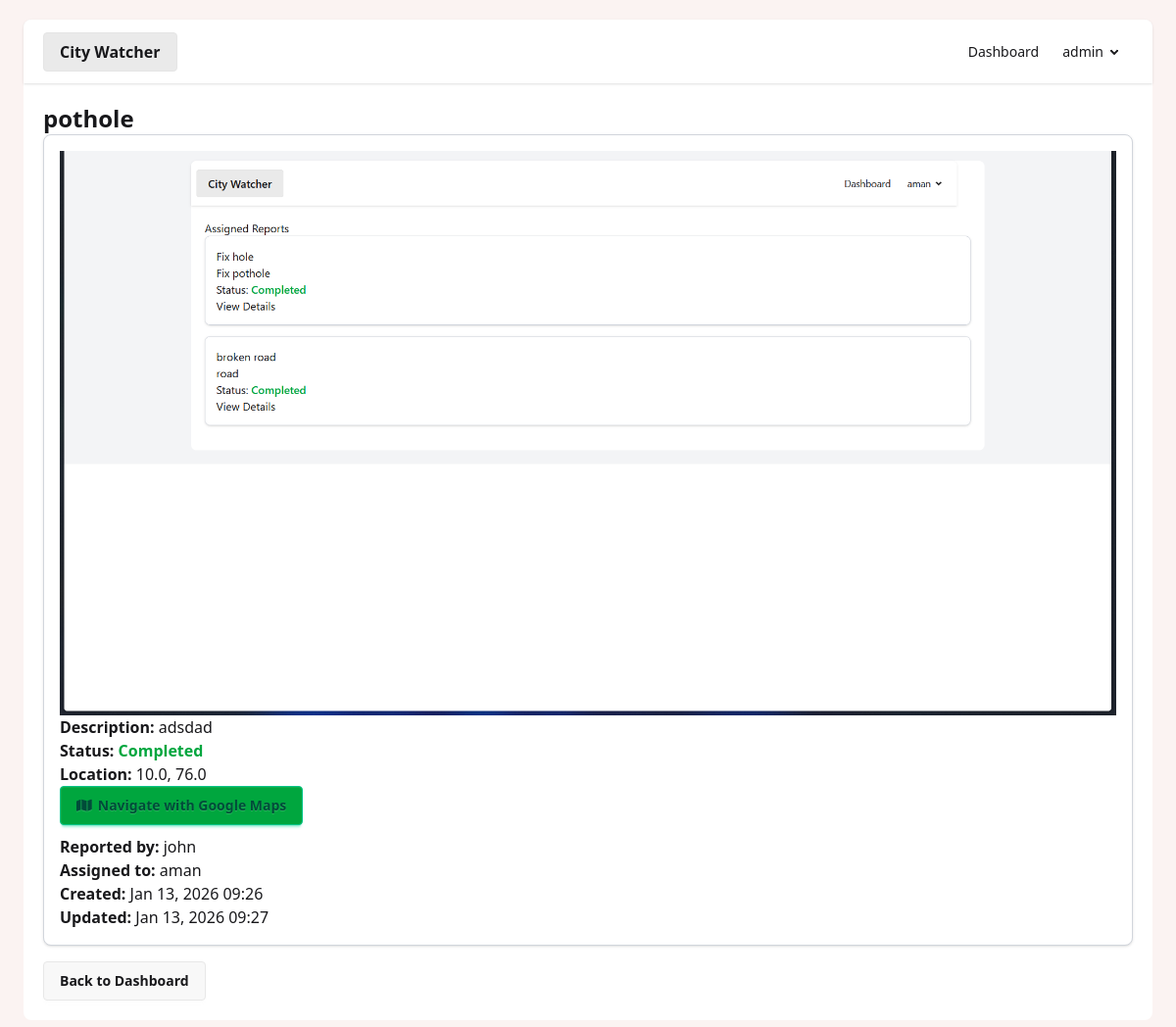
The app's page /report/4/ (signed in) with its own data.
### citywatcherApp/models.py (models this page shows, shortened)
class Report(models.Model):
    STATUS_CHOICES = (
        ('pending', 'Pending'),
        ('assigned', 'Assigned'),
        ('completed', 'Completed'),
    )
    title = models.CharField(max_length=200)
    description = models.TextField()
    image = models.ImageField(upload_to='reports/')
    latitude = models.FloatField()
    longitude = models.FloatField()
    status = models.CharField(max_length=20, choices=STATUS_CHOICES, default='pending')
    citizen = models.ForeignKey(User, on_delete=models.CASCADE, related_name='reports')
    worker = models.ForeignKey(User, on_delete=models.SET_NULL, null=True, blank=True, related_name='assigned_reports')
    created_at = models.DateTimeField(auto_now_add=True)
    updated_at = models.DateTimeField(auto_now=True)

### citywatcherApp/views.py (the view)
# urls.py: path('report/<int:report_id>/', views.report_detail, name='report_detail'),
@login_required
def report_detail(request, report_id):
    report = get_object_or_404(Report, id=report_id)
    profile = UserProfile.objects.get(user=request.user)
    return render(request, 'report_detail.html', {
        'report': report,
        'user_type': profile.user_type
    })

### templates/report_detail.html
{% extends 'base.html' %}
{% block content %}
<h1 class="text-2xl font-bold">{{ report.title }}</h1>
<div class="report-card">
    <img src="{{ report.image.url }}" alt="{{ report.title }}">
    <p><strong>Description:</strong> {{ report.description }}</p>
    <p><strong>Status:</strong> <span class="status-{{ report.status }}">{{ report.get_status_display }}</span></p>
    <p><strong>Location:</strong> {{ report.latitude }}, {{ report.longitude }}</p>
    <a href="https://www.google.com/maps/dir/?api=1&destination={{ report.latitude }},{{ report.longitude }}"
        target="_blank" class="btn btn-success" style="margin-bottom: 10px;">
        <i class="fa-solid fa-map"></i>Navigate with Google Maps
    </a>
    <p><strong>Reported by:</strong> {{ report.citizen.username }}</p>
    {% if report.worker %}
    <p><strong>Assigned to:</strong> {{ report.worker.username }}</p>
    {% endif %}
    <p><strong>Created:</strong> {{ report.created_at|date:"M d, Y H:i" }}</p>
    <p><strong>Updated:</strong> {{ report.updated_at|date:"M d, Y H:i" }}</p>
</div>
<a href="{% url 'dashboard' %}" class="btn">Back to Dashboard</a>
{% endblock %}

### templates/base.html (shortened to what this page needs)
<!DOCTYPE html>
<html>
<head>
    <link href="https://cdn.jsdelivr.net/npm/daisyui@5" rel="stylesheet" type="text/css" />
    <script src="https://cdn.jsdelivr.net/npm/@tailwindcss/browser@4"></script>
    <link rel="stylesheet" href="https://cdnjs.cloudflare.com/ajax/libs/font-awesome/6.4.2/css/all.min.css"
 />
</head>
<body>
    <div class="{% if user.is_authenticated %}container{% else %}max-w-md mx-auto{% endif %}">
        {% if user.is_authenticated %}
        <div class="navbar bg-base-100 shadow-sm rounded-t-lg -mx-5 -mt-5 mb-5 px-5" style="width: calc(100% + 40px);">
            <div class="flex-1">
                <a href="{% url 'dashboard' %}"><button class="btn btn-soft text-base">City Watcher</button></a>
            </div>
            <div class="flex-none">
                <ul class="menu menu-horizontal px-1">
                    <li><a href="{% url 'dashboard' %}">Dashboard</a></li>
                    <li>
                        <details>
                            <summary>{{ user.username }}</summary>
                        </details>
                    </li>
                </ul>
            </div>
        </div>
        {% endif %}
        {% block content %}{% endblock %}
    </div>
</body>
</html>

### records on screen
Report: title "pothole", image (picture), description "adsdad", status "Completed", latitude "10.0", longitude "76.0", citizen.username "john", worker.username "aman", created_at "Jan 13, 2026 09:26", updated_at "Jan 13, 2026 09:27"

### other values on screen
{{ user.username }} "admin"
